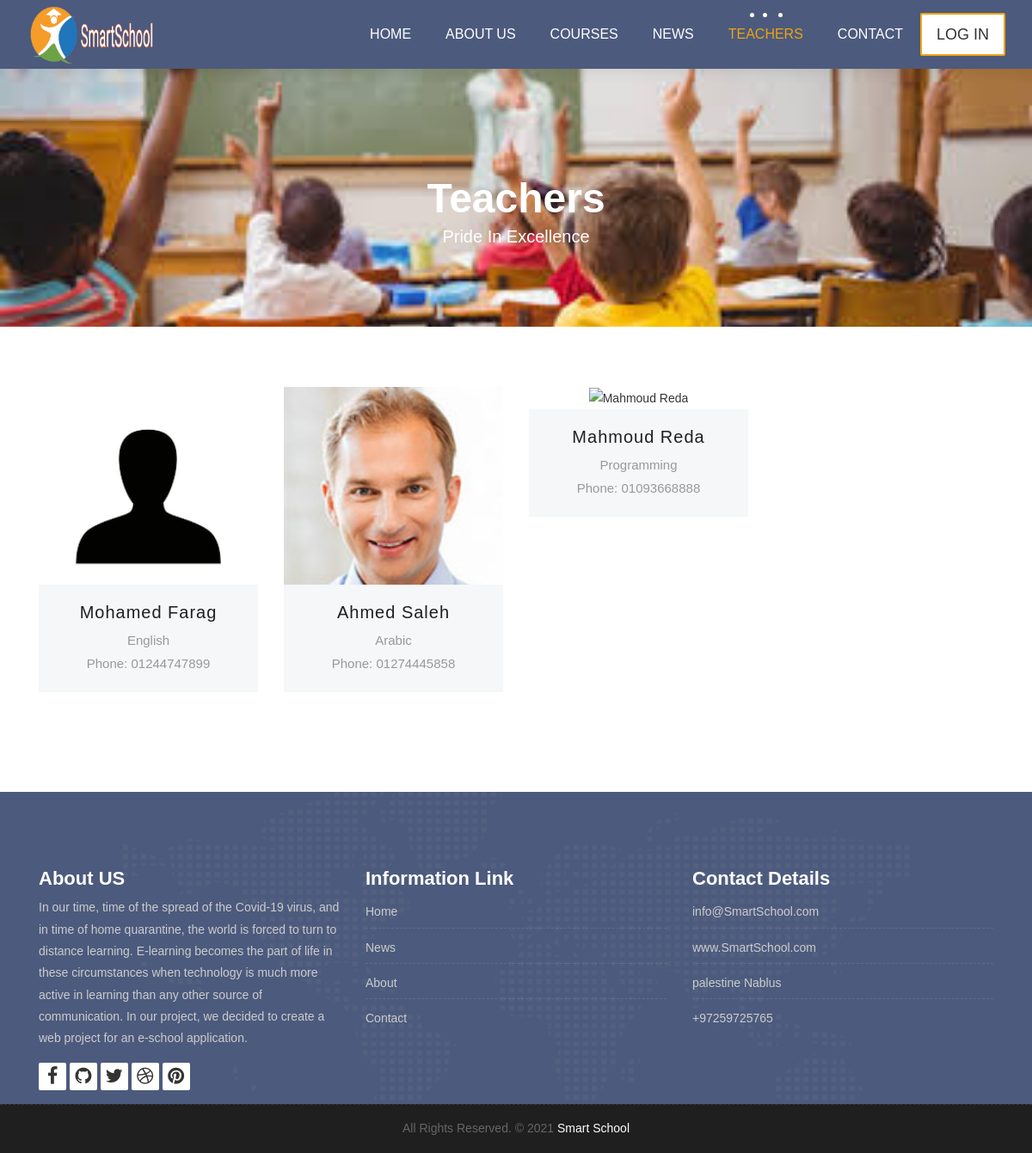
The page /teachers.php on the database as committed earlier.
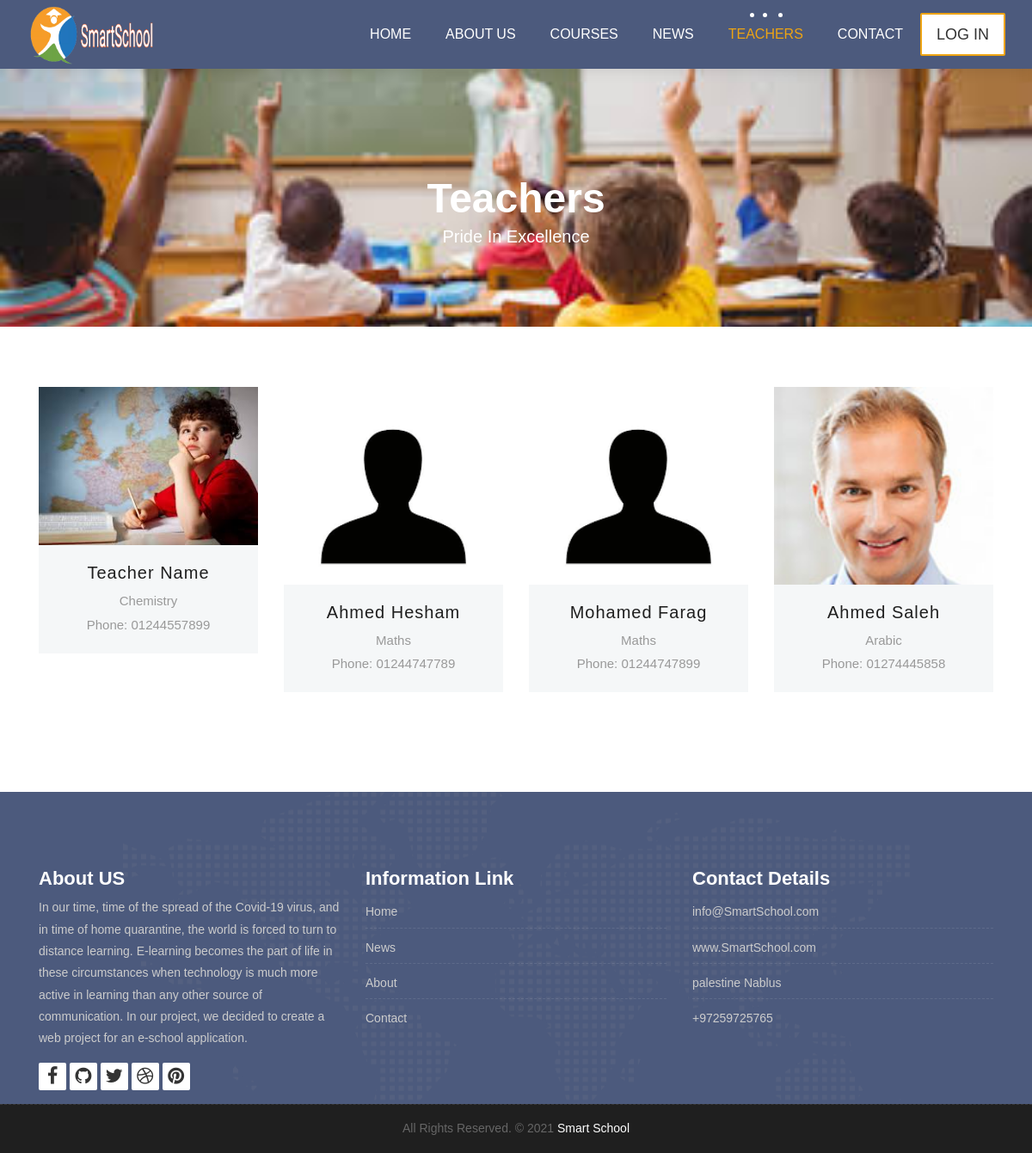
The same page on the database as committed later.
### tables this page shows
CREATE TABLE `teachers` (
  `id` int(11) NOT NULL,
  `name` varchar(100) NOT NULL,
  `image` varchar(200) NOT NULL,
  `subject` int(11) DEFAULT NULL,
  `phone` varchar(11) NOT NULL,
  `email` varchar(50) NOT NULL,
  `password` varchar(150) NOT NULL,
  `gender` tinyint(1) NOT NULL,
  `fb_link` varchar(150) NOT NULL,
  `position` tinyint(1) NOT NULL DEFAULT 0 COMMENT '0 is teacher 1 is admin',
  `visibility` tinyint(4) NOT NULL DEFAULT 1 COMMENT ' 0 is invisible, 1 is visible',
  `date` date NOT NULL
);

CREATE TABLE `subjects` (
  `id` int(11) NOT NULL,
  `subject` varchar(80) NOT NULL
);

### includes/init.php (called while the page is built, shortened)
<?php
include 'templates/_header.php';

### teachers.php (the view, shortened to what this page needs)
<?php
$pageName = 'teachers';
require 'includes/init.php';
function getTeachers () {
    global $conn;
    $getTeachers = $conn->prepare("SELECT
        image, name, subject, fb_link, phone, gender
        FROM
        teachers
        WHERE visibility = 1
        ORDER BY id DESC");
    $getTeachers->execute();
    if($getTeachers->rowCount() > 0){
        return $getTeachers->fetchAll();
    }else{
        return 0;
    }
}
function getSubName ($subject) {
    global $conn;
    $getSub = $conn->prepare("SELECT
        subject
        FROM
        subjects
        WHERE
        id = ?");
    $getSub->execute([$subject]);
    if($getSub->rowCount() > 0){
        return $getSub->fetchColumn();
    }else{
        return 'UNKNOWN';
    }
}
?>
<div class="all-title-box">
    <div class="container text-center">
        <h1>Teachers<span class="m_1">Pride In Excellence</span></h1>
    </div>
</div>
<div id="teachers" class="section wb">
    <div class="container">
        <div class="row">
            <?php
            $teachers = getTeachers();
            if($teachers !== 0){
                foreach ($teachers as $teacher) {
                    ?>
                    <div class="col-lg-3 col-md-6 col-12 mb-3">
                        <div class="our-team">
                            <div class="team-img">
                                <div style="max-height: 230px;" class="overflow-hidden">
                                </div>
                            </div>
                            <div class="team-content">
                                <h3 class="title text-capitalize"><?php echo $teacher['name'];?></h3>
                                <span class="post"><?php echo getSubName($teacher['subject']);?></span>
                                <span class="post">Phone: <?php echo $teacher['phone'];?></span>
                            </div>
                        </div>
                    </div>
                    <?php
                }
            }else{
            }
            ?>
        </div>
    </div>
</div>
<?php include 'templates/_footer.php';?>

### templates/_header.php (shortened to what this page needs)
<!DOCTYPE html>
<html lang="en">
<head>
    <link rel="stylesheet" href="css/bootstrap.min.css">
    <link rel="stylesheet" href="style.css">
    <link rel="stylesheet" href="css/versions.css">
    <link rel="stylesheet" href="css/responsive.css">
    <link rel="stylesheet" href="css/custom.css">
</head>
<body class="host_version">
    <header class="top-navbar">
        <?php include '_navbar.php';?>
    </header>

### templates/_navbar.php (shortened to what this page needs)
<nav class="navbar navbar-expand-lg navbar-light bg-light">
    <div class="container-fluid">
        <a class="navbar-brand" href="index.php">
            <img src="images/logoo1.png"  alt="" style="width: 150px; height: 70px;"  />
        </a>
        <div class="collapse navbar-collapse" id="navbars-host">
            <ul class="navbar-nav ml-auto">
                <li class="nav-item <?php if(isset($pageName) && $pageName == 'home'){echo 'active';}?>"><a class="nav-link" href="index.php">Home</a></li>
                <li class="nav-item <?php if(isset($pageName) && $pageName == 'about'){echo 'active';}?>"><a class="nav-link" href="about.php">About Us</a></li>
                <li class="nav-item dropdown <?php if(isset($pageName) && $pageName == 'courses'){echo 'active';}?>">
                    <a class="nav-link dropdown-toggle" href="#" id="dropdown-a" data-toggle="dropdown">Courses </a>
                </li>
                <li class="nav-item <?php if(isset($pageName) && $pageName == 'news'){echo 'active';}?>"><a class="nav-link" href="blog.php">News</a></li>
                <li class="nav-item <?php if(isset($pageName) && $pageName == 'teachers'){echo 'active';}?>"><a class="nav-link" href="teachers.php">Teachers</a></li>
                <li class="nav-item <?php if(isset($pageName) && $pageName == 'contact'){echo 'active';}?>"><a class="nav-link" href="contact.php">Contact</a></li>
            </ul>
            <?php
            if(!isset($_SESSION['smart_school_user'])){
                ?>
                <ul class="nav navbar-nav navbar-right">
                    <li><a class="hover-btn-new log orange" href="user.php?page=login"><span>Log In</span></a></li>
                </ul>
                <?php
            }
            ?>
        </div>
    </div>
</nav>

### templates/_footer.php (shortened to what this page needs)
<footer class="footer">
    <div class="container">
        <div class="row">
            <div class="col-lg-4 col-md-4 col-xs-12">
                <div class="widget clearfix">
                    <div class="widget-title">
                        <h3>About US</h3>
                    </div>
                    <p> In our time, time of the spread of the Covid-19 virus, and in time of home quarantine, the world is forced to turn to distance learning. E-learning becomes the part of life in these circumstances when technology is much more active in learning than any other source of communication. In our project, we decided to create a web project for an e-school application.</p>
                    <div class="footer-right mb-3">
                        <ul class="footer-links-soi">
                            <li><a href="#"><i class="fa fa-facebook"></i></a></li>
                            <li><a href="#"><i class="fa fa-github"></i></a></li>
                            <li><a href="#"><i class="fa fa-twitter"></i></a></li>
                            <li><a href="#"><i class="fa fa-dribbble"></i></a></li>
                            <li><a href="#"><i class="fa fa-pinterest"></i></a></li>
                        </ul>
                    </div>
                </div>
            </div>
            <div class="col-lg-4 col-md-4 col-xs-12">
                <div class="widget clearfix">
                    <div class="widget-title">
                        <h3>Information Link</h3>
                    </div>
                    <ul class="footer-links">
                        <li><a href="#">Home</a></li>
                        <li><a href="#">News</a></li>
                        <li><a href="#">About</a></li>
                        <li><a href="#">Contact</a></li>
                    </ul>
                </div>
            </div>
            <div class="col-lg-4 col-md-4 col-xs-12">
                <div class="widget clearfix">
                    <div class="widget-title">
                        <h3>Contact Details</h3>
                    </div>
                    <ul class="footer-links">
                        <li><a href="mailto:#">info@SmartSchool.com</a></li>
                        <li><a href="#">www.SmartSchool.com</a></li>
                        <li>palestine Nablus</li>
                        <li>+97259725765</li>
                    </ul>
                </div>
            </div>
        </div>
    </div>
    <div class="copyrights">
        <div class="container">
            <div class="footer-distributed">
                <div class="footer-center">
                    <p class="footer-company-name">All Rights Reserved. &copy; 2021 <a href="#">Smart School</a> </p>
                </div>
            </div>
        </div>
    </div>
</footer>
</body>
</html>

Rows that differ between the two databases and show on the page:
removed teachers: name "Mahmoud Reda", subject.subject "Programming", phone "01093668888"
added teachers: name "Teacher Name", subject.subject "Chemistry", phone "01244557899"
added teachers: name "Ahmed Hesham", subject.subject "Maths", phone "01244747789"
changed teachers "Mohamed Farag": subject.subject "English" → "Maths"
